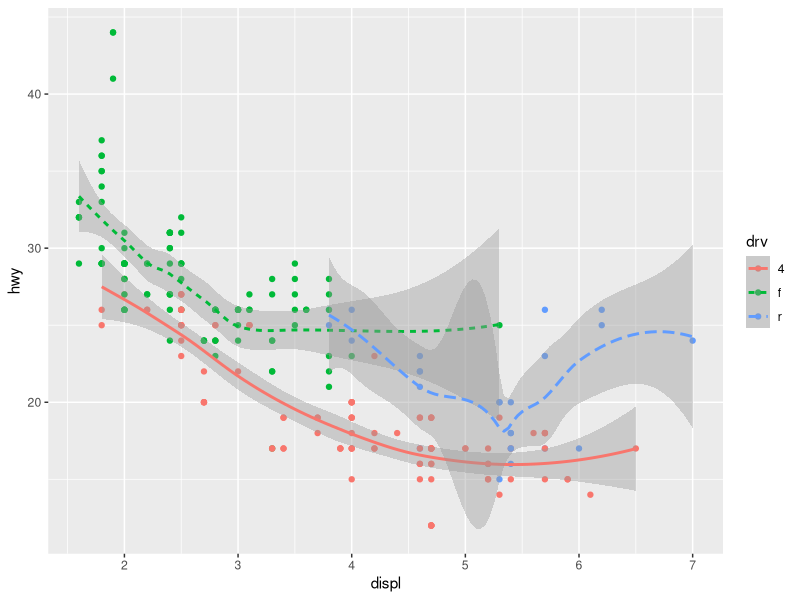
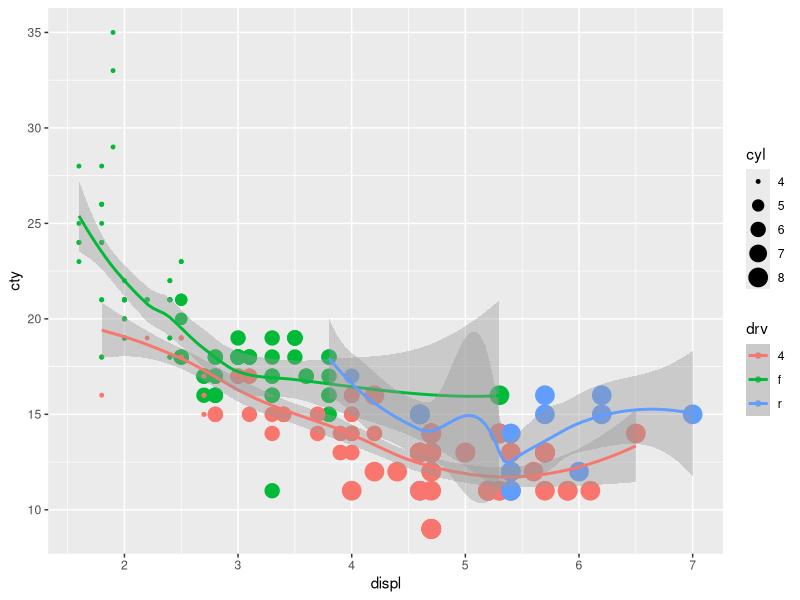
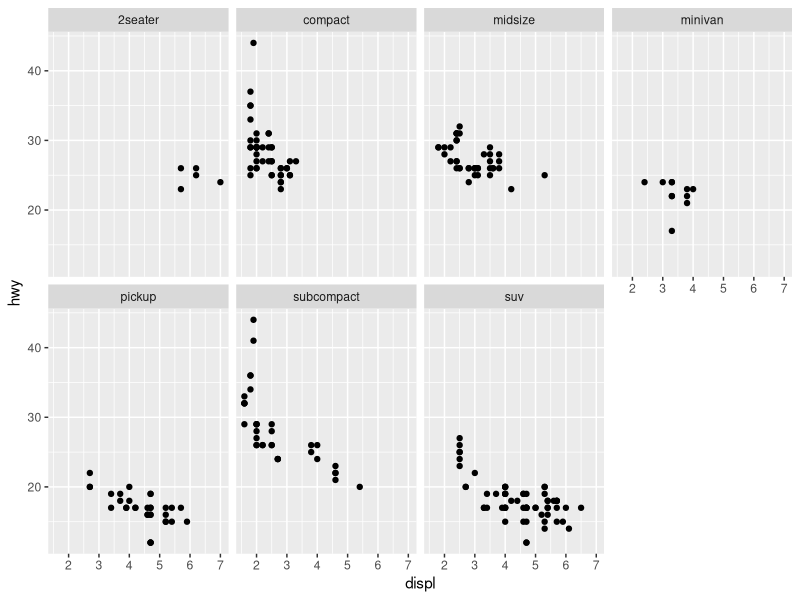
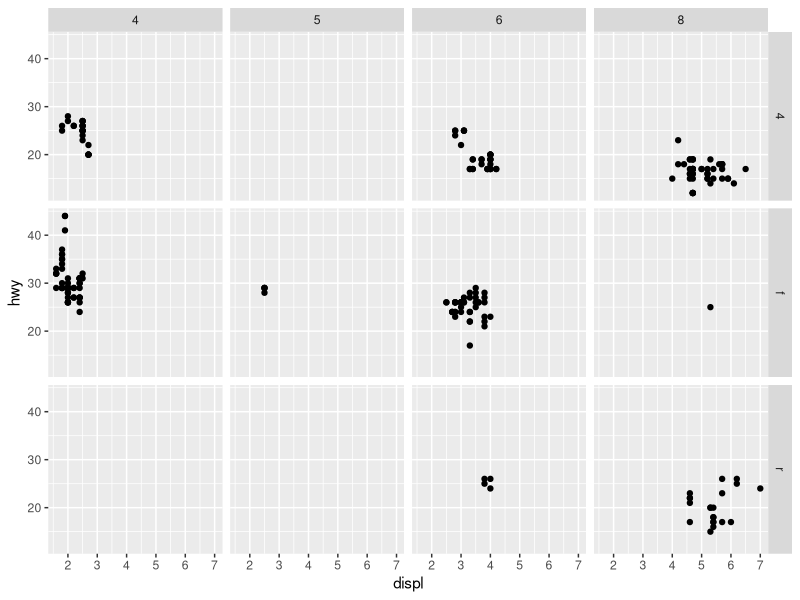
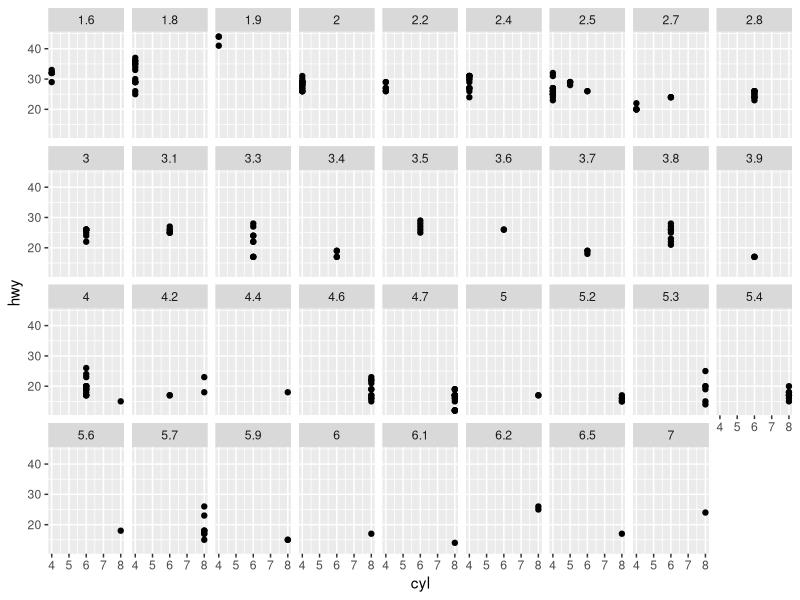
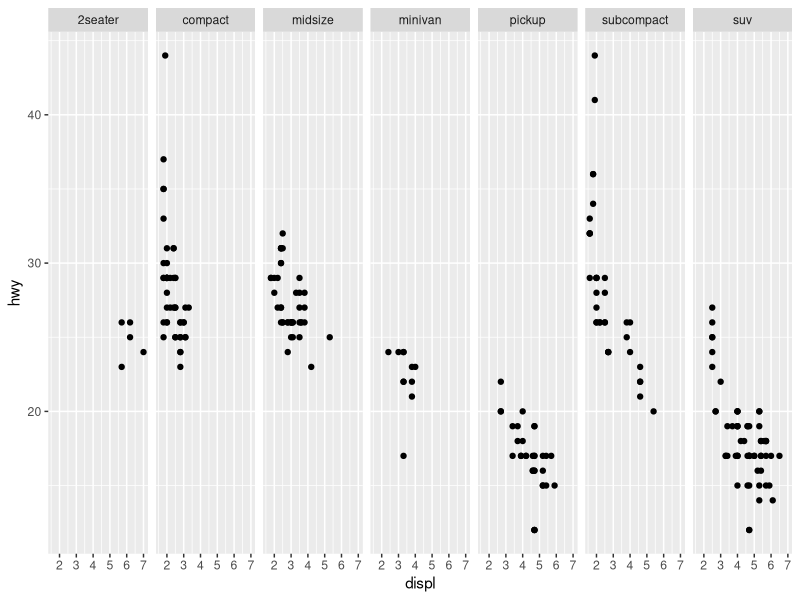
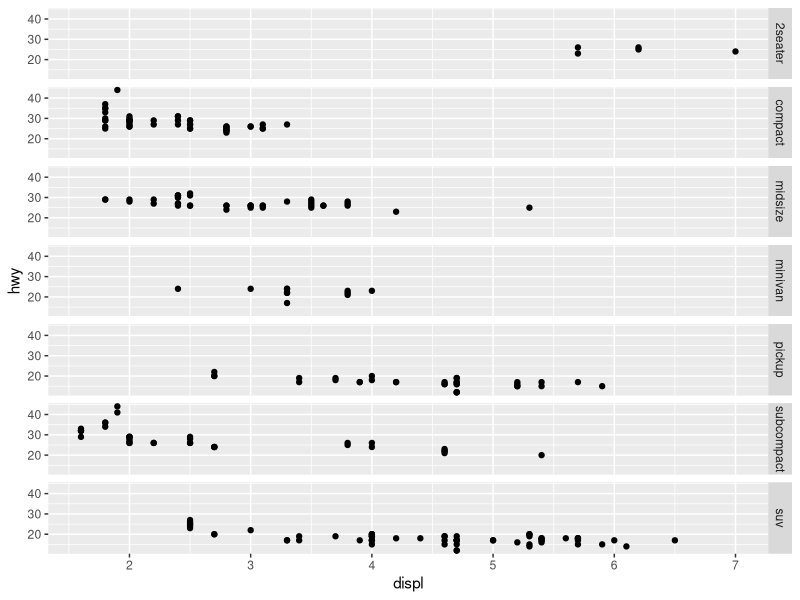
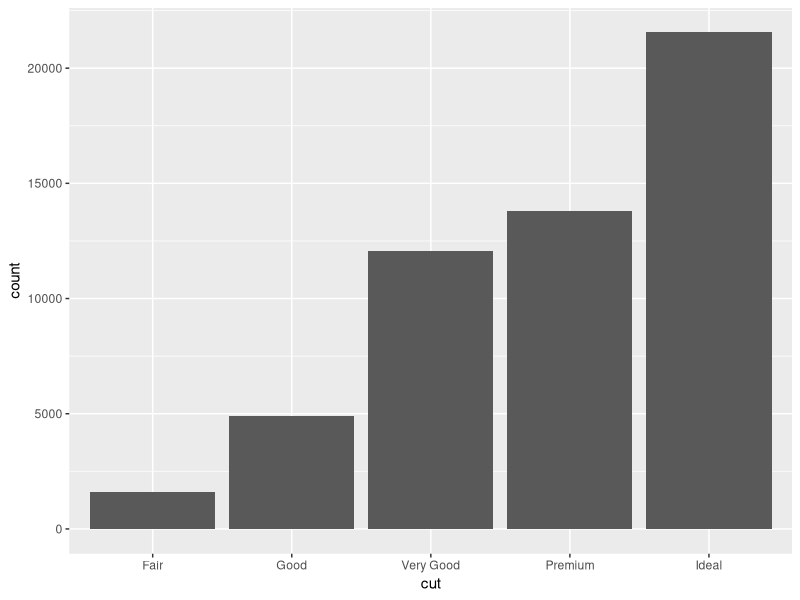

The R source for these figures, in order:
## ---- chunk 1
# install the tidyverse package first if you have not done it  yet.
#install.packages("tidyverse") # you can comment out this line after you have installed `tidyverse`
library(tidyverse)
## ---- chunk 2
?mpg
dim(mpg)  # dimension of the table
mpg  # print/view mpg (we will introduce tibble later in this class)
str(mpg)  # list the structures in mpg
glimpse(mpg) # get a glimpse of the mpg data
## ---- chunk 3
ggplot(data = mpg, 
       mapping = aes(x = displ, y = hwy, col = drv) # global mapping
       ) +
  geom_point() +
  geom_smooth(mapping = aes(linetype = drv)) # local mapping for the layer
## ---- chunk 4
ggplot(data = mpg, 
       mapping = aes(x = displ, y = cty, col = drv) # global mapping
       ) +
  geom_point(mapping = aes(size = cyl)) +
  geom_smooth(mapping = aes(color = drv)) # local mapping for the layer
## ---- chunk 5
ggplot(data = mpg) + 
  geom_point(mapping = aes(x = displ, y = hwy)) + 
  facet_wrap(~ class, nrow = 2)
## ---- chunk 6
ggplot(data = mpg) + 
  geom_point(mapping = aes(x = displ, y = hwy)) + 
  facet_grid(drv ~ cyl)
## ---- chunk 7
ggplot(data = mpg) + 
  geom_point(mapping = aes(x = cyl, y = hwy)) + 
  facet_wrap(~ displ, nrow=4)
## ---- chunk 8
ggplot(data = mpg) + 
  geom_point(mapping = aes(x = displ, y = hwy)) + 
  facet_grid(. ~ class)
## ---- chunk 9
ggplot(data = mpg) + 
  geom_point(mapping = aes(x = displ, y = hwy)) + 
  facet_grid(class ~ .)
## ---- chunk 10
?diamonds
dim(diamonds)  # dimension of the table
diamonds # print/view diamonds
str(diamonds)  # list the structures in diamonds
glimpse(diamonds) # get a glimpse of the data
## ---- chunk 11
ggplot(data = diamonds) + 
  geom_bar(mapping = aes(x = cut))
ggplot(data = diamonds) + 
  stat_count(mapping = aes(x = cut))
## ---- chunk 12
ggplot(data = diamonds) + 
  geom_bar(mapping = aes(x = cut, y = ..prop.., group = 1))
## ---- chunk 13
?geom_bar
## ---- chunk 14
#install.packages("gridExtra") # you only need to install it once
library(gridExtra)
gg <- ggplot(data = diamonds,
             mapping = aes(x = cut, fill = clarity)) 
plot1 <- gg + geom_bar(position="stack")
plot2 <- gg + geom_bar(position="identity")
plot3 <- gg + geom_bar(position="fill")
plot4 <- gg + geom_bar(position="dodge")
grid.arrange(plot1, plot2, plot3, plot4, ncol=2)
